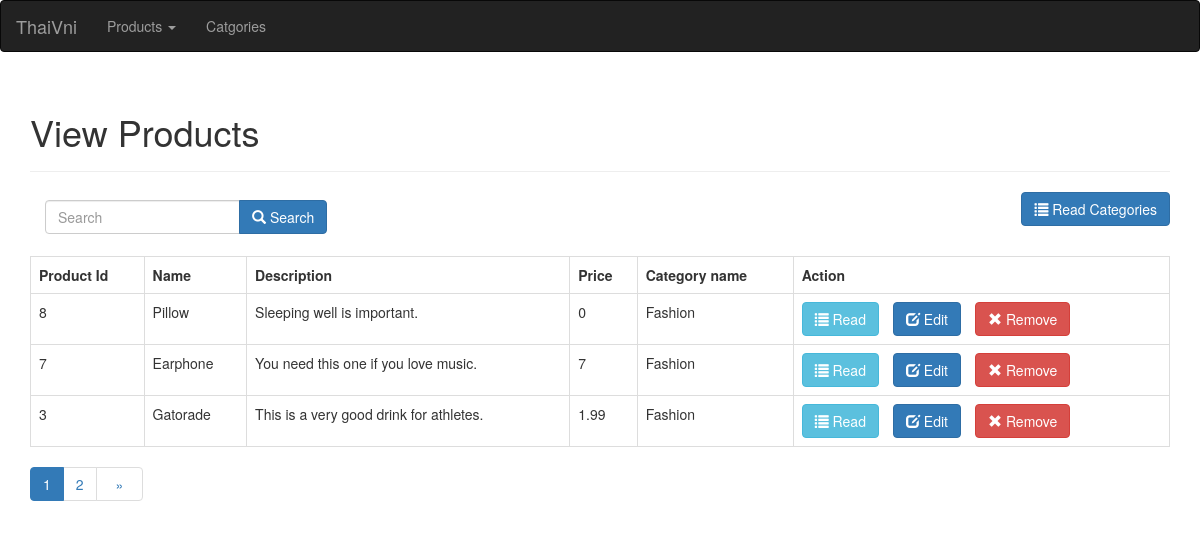
Page /category/view_products.php?category_id=3 on the committed database.
### tables this page shows
CREATE TABLE `products` (
  `id` int(11) NOT NULL,
  `name` varchar(128) NOT NULL,
  `description` text NOT NULL,
  `price` double NOT NULL,
  `image` text,
  `category_id` int(11) NOT NULL,
  `created` datetime NOT NULL,
  `modified` timestamp NOT NULL DEFAULT CURRENT_TIMESTAMP ON UPDATE CURRENT_TIMESTAMP
);

CREATE TABLE `categories` (
  `id` int(11) NOT NULL,
  `name` varchar(252) NOT NULL,
  `description` text NOT NULL,
  `created_at` datetime NOT NULL,
  `updated_at` timestamp NOT NULL DEFAULT CURRENT_TIMESTAMP
);

### category/view_products.php (the view, shortened to what this page needs)
<?php
    include '../config/database.php';
    include_once "../display_html.php";
    $category_id = isset($_GET['category_id']) ? $_GET['category_id'] : 0;
     $page = isset($_GET['page']) ? $_GET['page'] : 1;
     $records_per_page = 5;
     $from_record_num = ($records_per_page * $page) - $records_per_page;
   $query = "SELECT products.id,products.name,products.description,products.price,categories.name as category_name FROM products JOIN categories on products.category_id = categories.id WHERE category_id=:category_id  ORDER BY id DESC
       LIMIT :from_record_num, :records_per_page";
   $stmt = $conn->prepare($query);
   $stmt->bindParam(":category_id", $category_id);
   $stmt->bindParam(":from_record_num", $from_record_num, PDO::PARAM_INT);
   $stmt->bindParam(":records_per_page", $records_per_page, PDO::PARAM_INT);
   $stmt->execute();
    $num = $stmt->rowCount();
    echo "<a href='index.php' class='btn btn-primary pull-right m-b-1em'><span class='glyphicon glyphicon-list'></span> Read Categories </a>";
     echo "<div class='clearfix'></div>";
    if($num>0){
        echo "<table class='table table-hover table-responsive table-bordered'>";
            echo "<tr>";
                echo "<th>Product Id</th>";
                echo "<th>Name</th>";
                echo "<th>Description</th>";
                echo "<th>Price</th>";
                echo "<th>Category name</th>";
                echo "<th>Action</th>";
            echo "</tr>";
            while ($row = $stmt->fetch(PDO::FETCH_ASSOC)){
                extract($row);
                echo "<tr>";
                    echo "<td>{$id}</td>";
                    echo "<td>{$name}</td>";
                    echo "<td>{$description}</td>";
                    echo "<td>{$price}</td>";
                    echo "<td>{$category_name}</td>";
                    echo "<td>";
                        echo "<a href='../read_one.php?id={$id}' class='btn btn-info m-r-1em'><span class='glyphicon glyphicon-list'></span> Read </a>";
                        echo "<a href='../update.php?id={$id}' class='btn btn-primary m-r-1em'><span class='glyphicon glyphicon-edit'></span> Edit </a>";
                        echo "<a href='#' onclick='delete_user({$id});'  class='btn btn-danger'><span class='glyphicon glyphicon-remove'></span> Remove</a>";
                    echo "</td>";
                echo "</tr>";
            }
        echo "</table>";
         include_once "paging.php";
    }
    else{
        echo "<div class='alert alert-danger'>No records found.</div>";
    }
?>

### display_html.php (style rules this page uses)
.m-r-1em { margin-right:1em; }
.m-b-1em { margin-bottom:1em; }

### rows in the picture
products: id "8", name "Pillow", description "Sleeping well is important.", price "0", category.name "Fashion"
products: id "7", name "Earphone", description "You need this one if you love music.", price "7", category.name "Fashion"
products: id "3", name "Gatorade", description "This is a very good drink for athletes.", price "1.99", category.name "Fashion"

### other values in the picture
$title "View Products"
